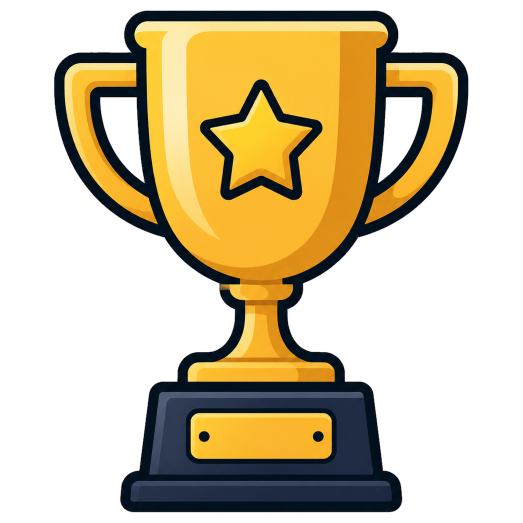
#> input picture assets/trophy_source.png, 1045 x 1045 px (shown at 1/2 size)
$ python generate_icon.py
#> lines starting #> are read from the running program, lines starting #| are printed output that depends on the picture
"""Gera assets/icon.ico e assets/icon.png a partir de assets/trophy_source.png.

`trophy_source.png` é a arte final do troféu (fundo já transparente, recortada
e centralizada num canvas quadrado). Este script só redimensiona/exporta essa
arte nos formatos que o app e o instalador do .exe precisam — roda uma vez
durante o desenvolvimento, não é empacotado no executável final.

Se um dia trocar a arte do troféu, basta substituir `trophy_source.png` por
uma nova imagem (fundo transparente, quadrada) e rodar este script de novo.
"""

from pathlib import Path

from PIL import Image

ICO_SIZES = [(16, 16), (32, 32), (48, 48), (64, 64), (128, 128), (256, 256)]
PNG_SIZE = 256


def main():
    assets_dir = Path(__file__).parent
    source = Image.open(assets_dir / "trophy_source.png").convert("RGBA")
#> source is the input picture: PIL image 1045x1045 RGBA; mean R, G, B, A 68.5, 55.1, 24.1, 115.2

    preview = source.resize((PNG_SIZE, PNG_SIZE), Image.LANCZOS)
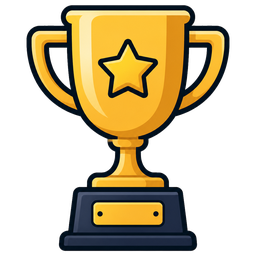
#> preview: PIL image 256x256 RGBA; mean R, G, B, A 70.3, 56.8, 26, 115.2; transparent parts drawn white
    preview.save(assets_dir / "icon.png")

    source.save(assets_dir / "icon.ico", sizes=ICO_SIZES)
    print("Ícone gerado em assets/icon.ico e assets/icon.png")


if __name__ == "__main__":
    main()
